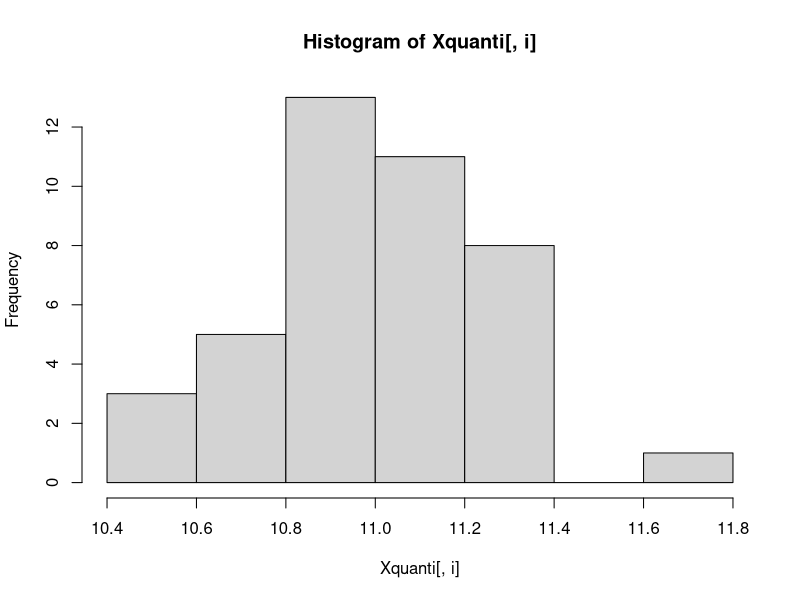
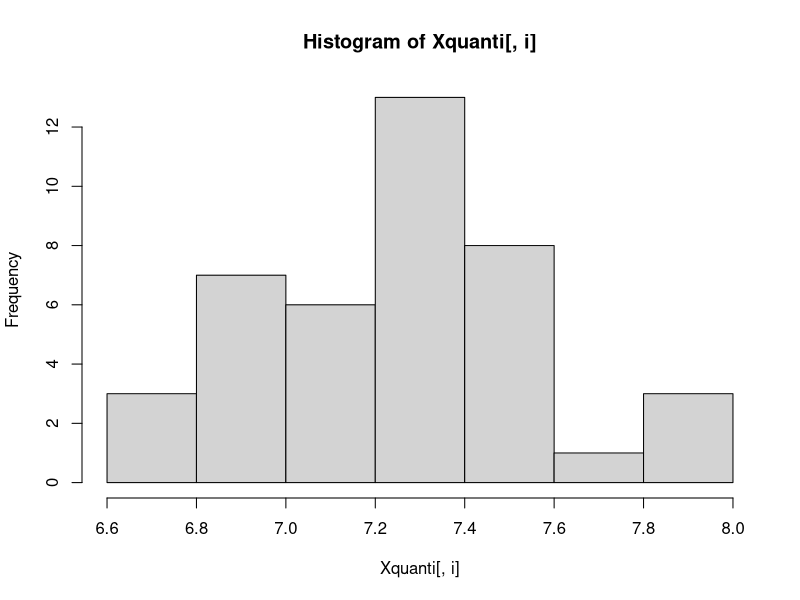
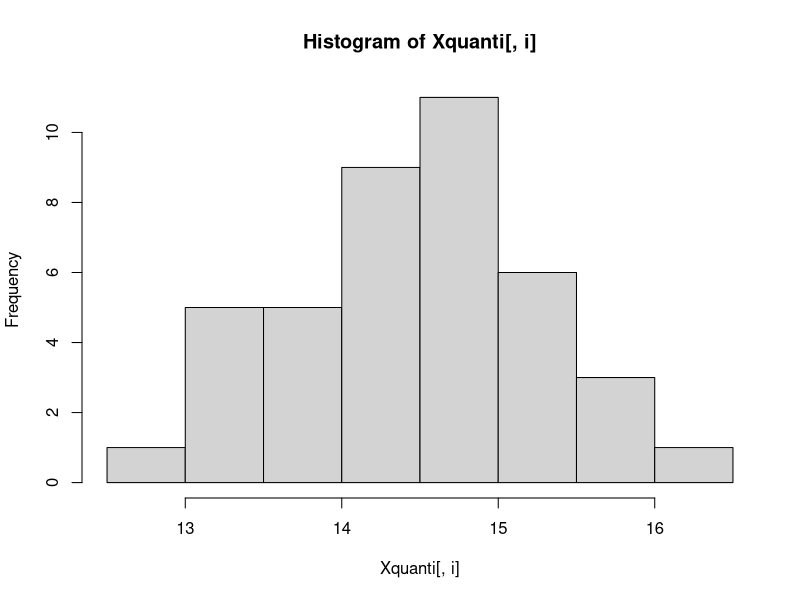
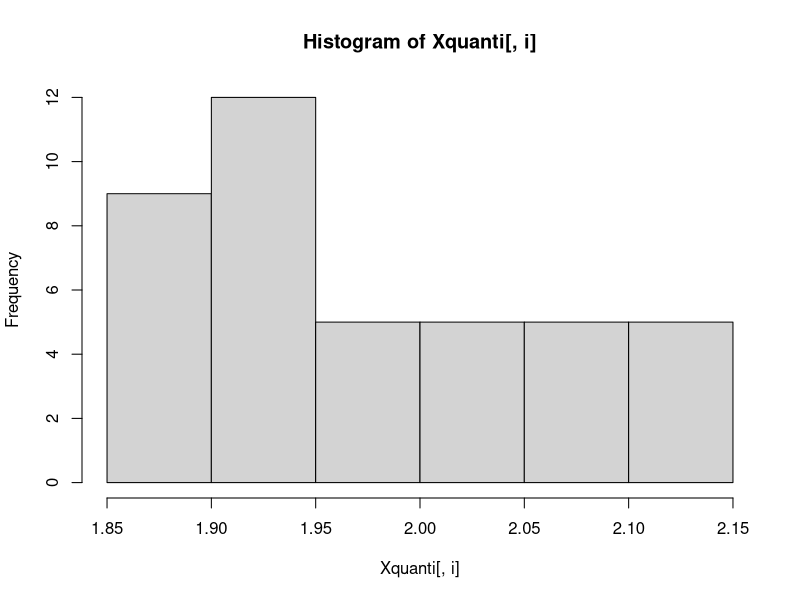
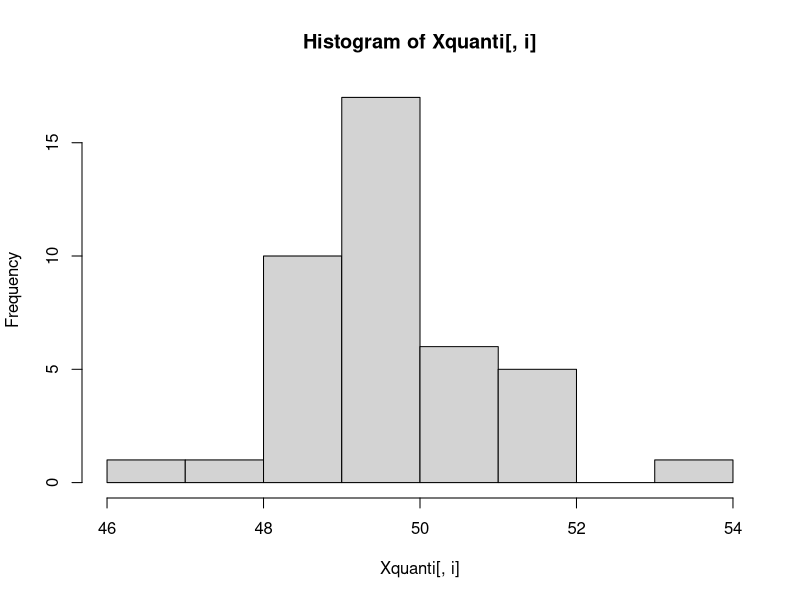
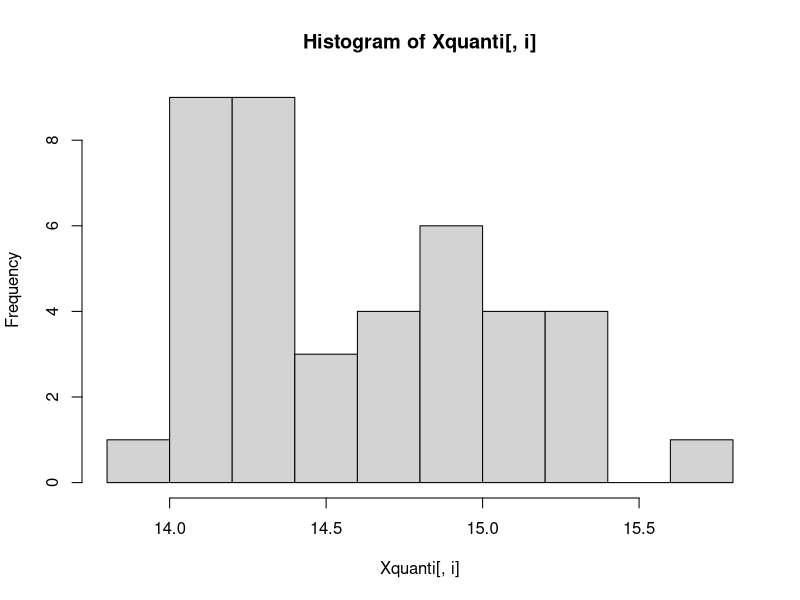
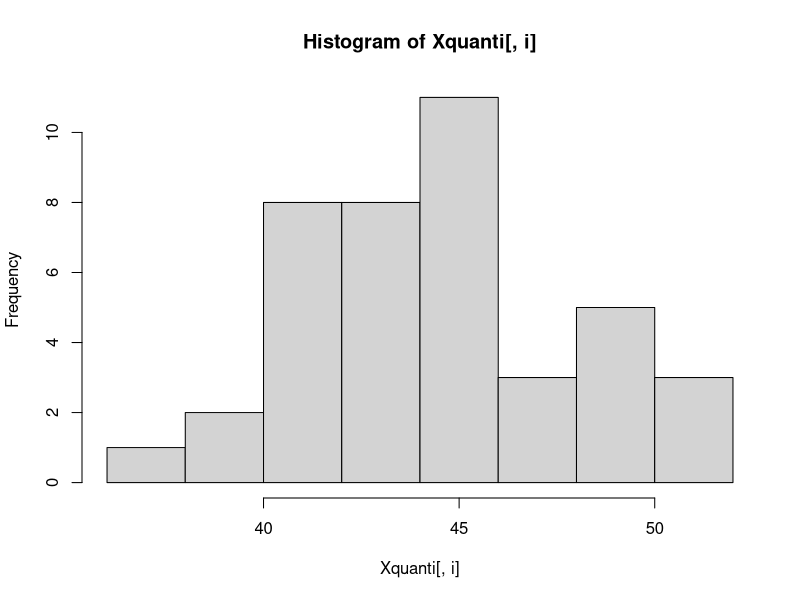
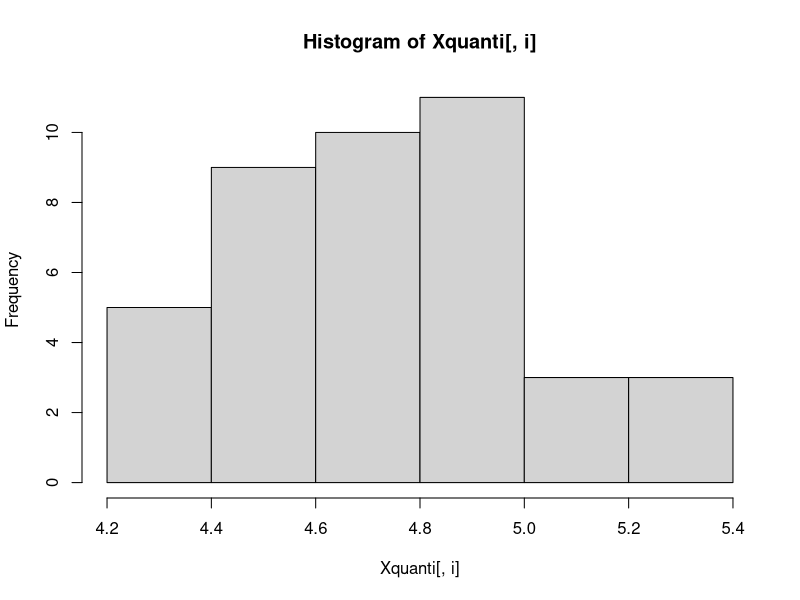

Recreate these plots in R, in order.
## ---- chunk 1
decathlon <- read.table("decathlon.csv", 
      header=TRUE, sep=";",dec=".", row.names=1, check.names=FALSE, fileEncoding="latin1")
## ---- chunk 2
summary(decathlon)
Xquanti<-decathlon[,-c(13)]
summary(Xquanti)
#y a t-il des variables manquantes ?  
sum(is.na(Xquanti)) #reponse
apply(Xquanti, 2,var)

for(i in 1:12){
  hist(Xquanti[,i])
}


## ---- chunk 3
plot(Xquanti)
## ---- chunk 4
matrice_cor <- cor(Xquanti)
matrice_cor
## ---- chunk 5
install.packages("corrplot")
library(corrplot)
corrplot(matrice_cor)
## ---- chunk 6
max(matrice_cor)
## ---- chunk 7
min(matrice_cor)
## ---- chunk 8
(sum(matrice_cor > 0.5)-12)/2
## ---- chunk 9
library(FactoMineR)
## ---- chunk 10
 epreuve <- Xquanti[, 1:10]
## ---- chunk 11
res <- PCA(epreuve)
## ---- chunk 12
summary(res)
## ---- chunk 13
res$eig
## ---- chunk 14
plot(res$eig[,2],type="h",lwd=5)
## ---- chunk 15
var_acp <- res$var$coord # extaction tableau coordonnée variable
dim1_max <- rownames(var_acp)[which.max(var_acp[,1])]
dim1_min <- rownames(var_acp)[which.min(var_acp[,1])]
dim2_max <- rownames(var_acp)[which.max(var_acp[,2])]
dim2_min <- rownames(var_acp)[which.min(var_acp[,2])]

extr_frame <- data.frame(
  Axe = c("Dim 1", "Dim 2"),
  Max = c(dim1_max, dim2_max),
  Min = c(dim1_min, dim2_min)
)

extr_frame
## ---- chunk 16
res_pca_11_12 <- PCA(
  Xquanti, #data
  quali.sup = 11,
  quanti.sup = 12
)
## ---- chunk 17
res_pca_11_12_13 <- PCA(
  decathlon[,-11], #data
  quali.sup = 12,
  quanti.sup = 11
)
## ---- chunk 18
summary(res_pca_11_12_13, ncp=2)
## ---- chunk 19
dimdesc(res)
## ---- chunk 20
dimdesc(res, proba=0.2)
## ---- chunk 21
plot(res, cex=0.8, invisible="quali", title="Graphe des individus")
## ---- chunk 22
plot(res, cex=0.8, habillage=1)
## ---- chunk 23
plotellipses(res)
## ---- chunk 24
plot(res, choix="ind", cex=0.8, habillage=1, title="Graphe des individus", axes=3:4)
plot(res, choix="var", title="Graphe des variables", axes=3:4)
## ---- chunk 25
plot(res, cex=0.8, habillage=1, select="cos2 0.7") # cos2 > 0.7
plot(res, cex=0.8, habillage=1, select="contrib 5") # (les 5 variables qui contribuent le +)
plot(res, cex=0.8, habillage=1, select=c("Clay","Karpov")) # selection de certains individus
## ---- chunk 26
plot(res, choix="var", select="contrib 5")
## ---- chunk 27
plot(res, cex=0.8, habillage=1, select="cos2 0.7", title="Performances au decathlon", 
     cex.main=1.1, cex.axis=0.9, shadow=TRUE, auto="y")
